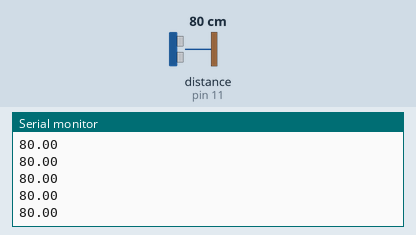
Bench run of a sketch on a simulated Arduino Uno, built with avr-gcc and run on an emulated ATmega328P. Shown: the last lines printed to the serial monitor. The inputs (shaded band) are chosen by the test bench; at power-on: distance to the obstacle (sensor on pin 11) 80 cm. The echo pulse lasts 58.3 µs per cm.

Above: at 1.2 s.
1.3 s: distance to the obstacle (sensor on pin 11) set to 2 cm
At 1.38 s:
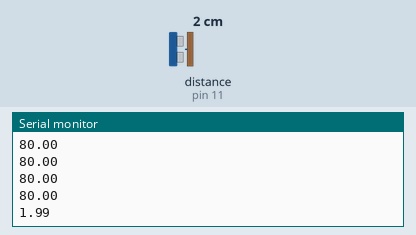
2.8 s: distance to the obstacle (sensor on pin 11) set to 4 cm
At 2.8 s:
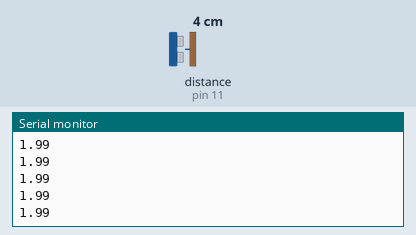
Timing chart, 0 to 5.8 s (numbered marks = the images above; inputs shaded):
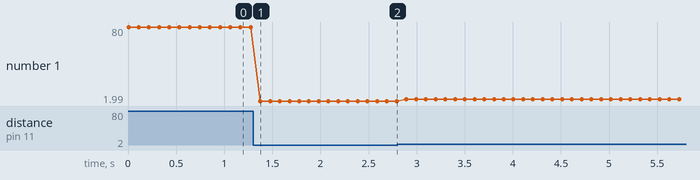

Measured:
- after the input at 1.3 s, the serial monitor: prints a new line after 0.08 s (image 1)
- plotted number 1: 80 → 1.99 after the input at 1.3 s, 1.99 → 3.99 after the input at 2.8 s

The sketch:

Ultrasonic-HC-SR04.ino
```cpp
/*
  Script Arduino pour lire la distance livree par le
  detecteur de presence sur le port serie.

  Voir illustration arduino-uno-ultrasonic-hc-sr04-wiring.png
  pour le schema de cablage.

  Alternativement, raccorder ECHO sur le pin 13 pour avoir un
  feedback sur la LED du board Arduino; ajuster la constante ECHO
  a la valeur 13 le cas echeant.
*/

#include <Ultrasonic.h>

#define TRIGGER_PIN  12
#define ECHO_PIN     11

Ultrasonic ultrasonic(TRIGGER_PIN, ECHO_PIN);

void setup()
{
  Serial.begin(9600);
}

void loop()
{
  float cmMsec, inMsec;
  long microsec = ultrasonic.timing();

  cmMsec = ultrasonic.convert(microsec, Ultrasonic::CM);

  // Centimetres
  Serial.println(cmMsec);

  delay(100);
}
```
